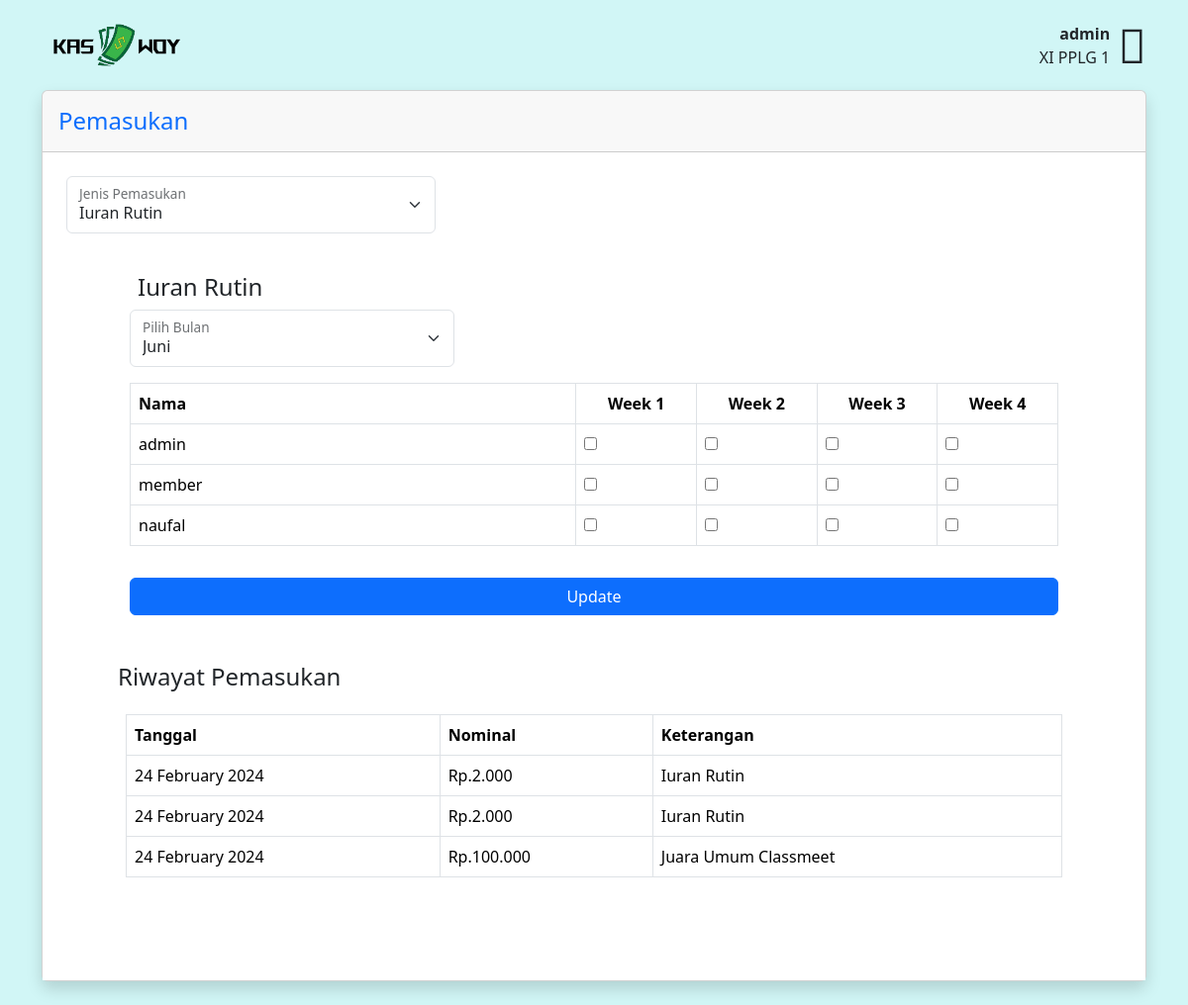
The page /public/home/pemasukan (signed in) on the database its author committed.
### tables this page shows
CREATE TABLE `anggota` (
  `id` int NOT NULL,
  `nama` varchar(30) NOT NULL,
  `password` varchar(100) NOT NULL,
  `level` int NOT NULL
);

CREATE TABLE `pemasukan` (
  `id` int NOT NULL,
  `tanggal` varchar(22) NOT NULL,
  `keterangan` varchar(25) NOT NULL,
  `nominal` int NOT NULL
);

### app/core/Controller.php (called while the page is built, shortened)
<?php
class Controller
{
    public function view($view, $data = [])
    {
        require_once("../app/view/" . $view . ".php");
    }
    public function model($model)
    {
        return new $model;
    }
}

### app/controllers/Home.php (called while the page is built, shortened)
<?php
class Home extends Controller{
    public function pemasukan(){
        $data['title'] = 'Pemasukan | KasWoy';
        $data['getNama'] = $this->model('Iuran_model')->getnama();
        $data['getIuran'] = $this->model('Iuran_model')->getDataIuran();
        $data['lainnya'] = $this->model('Pembukuan_model')->pemasukanLainnya();
        $data['pemasukan'] = $this->model('Pembukuan_model')->getPemasukan();
        $this->view("home/pemasukan", $data);
    }
}

### app/core/App.php (called while the page is built, shortened)
<?php
class App
{
    protected $method ="index";
    protected $param = [];
    public function __construct()
    {
        $url = $this->parseURL();
        if (!empty($url) && file_exists("../app/controllers/". $url[0].".php")) {
            unset($url[0]);
        }
        $this->controller = new $this->controller;
        if (isset($url[1])) {
            if (method_exists($this->controller,$url[1])) {
                $this->method = $url[1];
            }
        }
        call_user_func_array([$this->controller, $this->method],$this->param);
    }
    public function parseURL(){
        if (isset($_GET["url"])) {
            $url = rtrim($_GET["url"], "/") ;
            $url = filter_var($url, FILTER_SANITIZE_URL);
            $url = explode('/', $url);
            return $url;
        }
    }
}

### public/index.php (called while the page is built, shortened)
<?php
$app = new App();

### app/core/Database.php (called while the page is built, shortened)
<?php
class Database{
    private $host = DB_HOST;
    private $user = DB_USER;
    private $pass = DB_PASS;
    private $database = DB_NAME;
    private $dbh;
    private $stmt;
    public function __construct()
    {
        $dsn = 'mysql:host='. $this->host. ';dbname='. $this->database;
        try {
            $this -> dbh = new PDO($dsn, $this->user, $this->pass);
        } catch (PDOException $e) {
            die($e->getMessage());
        }
    }
    public function query($sql) {
        $this->stmt = $this->dbh->prepare($sql);
    }
    public function execute(){
        $this->stmt->execute();
    }
    public function resultSet(){
        $this->execute();
        return $this->stmt->fetchAll(PDO::FETCH_ASSOC);
    }
}

### app/model/Iuran_model.php (called while the page is built, shortened)
<?php
class Iuran_model
{
    private $db;
    public function __construct()
    {
        $this->db = new Database;
    }
    public function getnama(){
        $this->db->query("SELECT id, nama FROM anggota");
        return $this->db->resultSet();
    }
    public function getDataIuran(){
        $this->db->query("SELECT * FROM `iuran` RIGHT JOIN `anggota` ON iuran.id_siswa = anggota.id");
        return $this->db->resultSet();
    }
}

### app/model/Pembukuan_model.php (called while the page is built, shortened)
<?php
class Pembukuan_model
{
    private $db;
    public function __construct()
    {
        $this->db = new Database();
    }
    public function getPemasukan()
    {
        $this->db->query("SELECT * FROM pemasukan");
        return $this->db->resultSet();
    }
}

### app/view/home/pemasukan.php (the view, shortened to what this page needs)
<body>
    <nav class="navbar navbar-lg navbar-light">
        <div class="container d-flex justify-content-between align-items-center">
            <a class=" ms-0" href="../">
                <img class="logo" src="../../public/image/kaswoy1.png" alt="kaswoy1" style="width: 150px;">
            </a>
            <div class="d-flex align-items-center">
                <div class="text-end me-2">
                    <p class="m-0"><b><?= $_SESSION['username'] ?></b></p>
                    <p class="m-0">XI PPLG 1</p>
                </div>
                <i class="fas fa-user fa-3x"></i>
            </div>
        </div>
    </nav>
    <div class="container">
        <div class="card shadow mb-4">
            <div class="card-header py-3">
                <h4 class="m-0 font-weight-bold text-primary">Pemasukan</h4>
            </div>
            <div class="container p-4" style="background-color: #fff;">
                <div class="form-floating mb-3" style="max-width: 35%;">
                    <select class="form-select" id="toggleView" aria-label="Floating label select example">
                        <option value="table">Iuran Rutin</option>
                    </select>
                    <label for="toggleView">Jenis Pemasukan</label>
                </div>
                <div class="card-body">
                    <div class="table-responsive ps-5 pe-5" id="tableView">
                        <h4 class="p-2 m-0">Iuran Rutin</h4>
                        <form method="POST" action="iuran">
                            <table class="main table text-center">
                                <div class="form-floating" style="max-width: 35%;">
                                    <select class="form-select" id="floatingSelect" name="bulan" aria-label="Floating label select example" required>
                                        <option value="Juni">Juni</option>
                                    </select>
                                    <label for="floatingSelect">Pilih Bulan</label>
                                </div>
                            </table>
                            <table class="table table-bordered" width="100%" cellspacing="0">
                                <thead>
                                    <tr>
                                        <th style="min-width: 275px;">Nama</th>
                                        <th class="text-center">Week 1</th>
                                        <th class="text-center">Week 2</th>
                                        <th class="text-center">Week 3</th>
                                        <th class="text-center">Week 4</th>
                                    </tr>
                                </thead>
                                <tbody>
                                    <?php foreach ($data['getNama'] as $anggota): ?>
                                        <tr>
                                            <td><?= $anggota['nama'] ?></td>
                                            <td><input type="checkbox" name="status[<?php echo $anggota['id']; ?>][minggu1]" value="Sudah Bayar"></td>
                                            <td><input type="checkbox" name="status[<?php echo $anggota['id']; ?>][minggu2]" value="Sudah Bayar"></td>
                                            <td><input type="checkbox" name="status[<?php echo $anggota['id']; ?>][minggu3]" value="Sudah Bayar"></td>
                                            <td><input type="checkbox" name="status[<?php echo $anggota['id']; ?>][minggu4]" value="Sudah Bayar"></td>
                                        </tr>
                                    <?php endforeach; ?>
                                </tbody>
                            </table>
                            <div class="d-grid gap-5 pt-3">
                                <button class="btn btn-primary" type="submit">Update</button>
                            </div>
                        </form>
                    </div>
                    <div class="container mt-4">
                        <div class="table p-3" style="background-color: #fff;">
                            <h4 class="p-2 m-0">Riwayat Pemasukan</h4>
                            <div class="card-body">
                                <div class="table-responsive">
                                    <table class="table table-bordered" id="dataTable" width="100%" cellspacing="0">
                                        <thead>
                                            <tr>
                                                <th>Tanggal</th>
                                                <th>Nominal</th>
                                                <th>Keterangan</th>
                                            </tr>
                                        </thead>
                                        <tbody>
                                            <?php foreach ($data['pemasukan'] as $masuk) : ?>
                                                <tr>
                                                    <td><?= date('d F Y', strtotime($masuk['tanggal'])) ?></td>
                                                    <td><?= 'Rp.' . number_format($masuk['nominal'], 0, ',', '.') ?></td>
                                                    <td><?= $masuk['keterangan'] ?></td>
                                                </tr>
                                            <?php endforeach ?>
                                        </tbody>
                                    </table>
                                </div>
                            </div>
                        </div>
                    </div>
                </div>
            </div>
        </div>
    </div>

### app/view/home/pemasukan.php (style rules this page uses)
body { background-color: #D1F6F6; }
.table { border-radius: 10px; }

### rows shown on the page
anggota: nama "admin"
anggota: nama "member"
anggota: nama "naufal"
pemasukan: tanggal "24 February 2024", nominal "2.000", keterangan "Iuran Rutin"
pemasukan: tanggal "24 February 2024", nominal "2.000", keterangan "Iuran Rutin"
pemasukan: tanggal "24 February 2024", nominal "100.000", keterangan "Juara Umum Classmeet"

### other values the page prints
$_SESSION['username'] "admin"
